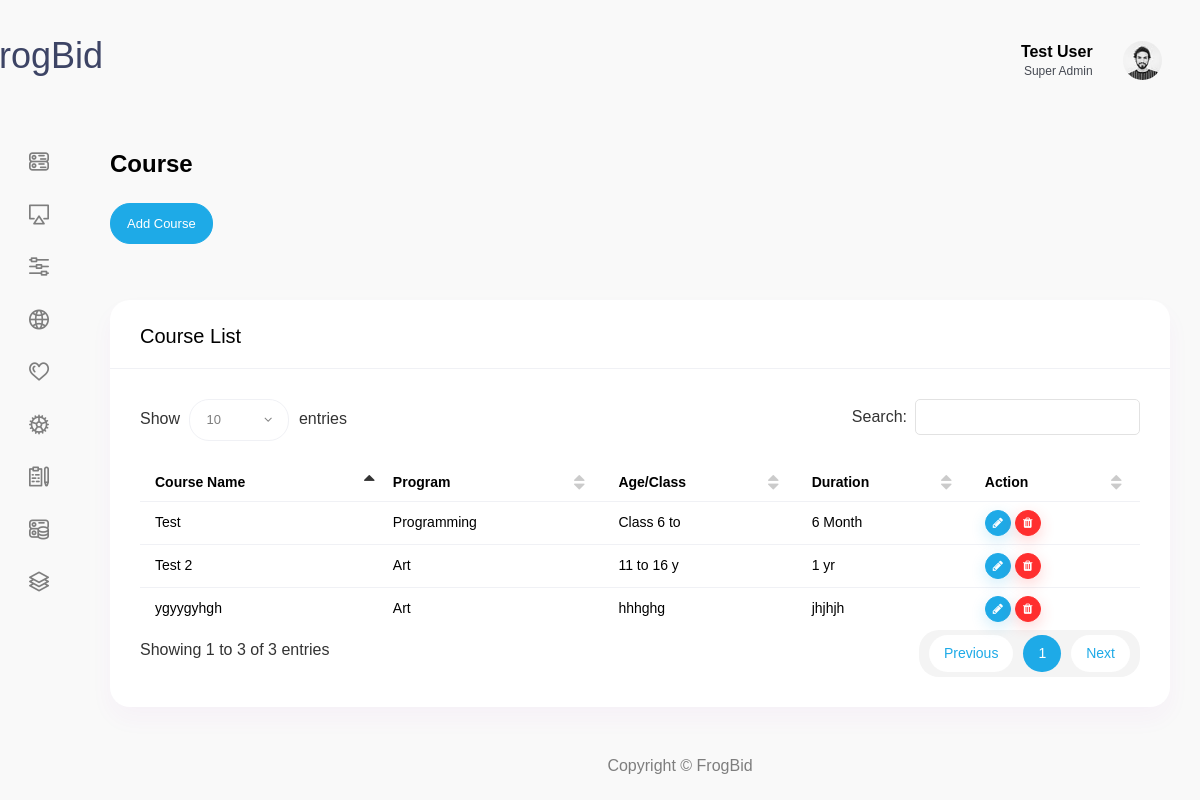
/course.php (signed in), run on the app's committed database.
### tables this page shows
CREATE TABLE `employee` (
  `e_id` int(11) NOT NULL,
  `full_name` varchar(500) NOT NULL,
  `department` varchar(500) NOT NULL,
  `join_date` date NOT NULL,
  `nid_no` varchar(20) NOT NULL,
  `contact_no` varchar(200) NOT NULL,
  `email` varchar(200) NOT NULL,
  `password` varchar(500) NOT NULL,
  `position` varchar(200) NOT NULL,
  `leave_date` date NOT NULL,
  `role` int(10) NOT NULL DEFAULT 0,
  `status` int(11) NOT NULL DEFAULT 0,
  `inserted_at` datetime NOT NULL,
  `updated_at` datetime NOT NULL
);

CREATE TABLE `course` (
  `course_id` int(11) NOT NULL,
  `program` varchar(500) NOT NULL,
  `age` varchar(500) NOT NULL,
  `course_name` varchar(500) NOT NULL,
  `duration` varchar(500) NOT NULL,
  `inserted_at` datetime NOT NULL,
  `updated_at` datetime NOT NULL
);

### config/dbConfig.php (called while the page is built, shortened)
<?php
class DBController {
    private $host = "localhost";
    private $user = "root";
    private $password = "";
    private $database = "frogbid_academy";
    private $conn;
    function __construct() {
        $this->conn = $this->connectDB();
    }
    function connectDB() {
        $conn = mysqli_connect($this->host,$this->user,$this->password,$this->database);
        return $conn;
    }
    function runQuery($query) {
        $result = mysqli_query($this->conn,$query);
        while($row=mysqli_fetch_assoc($result)) {
            $resultset[] = $row;
        }
        if(!empty($resultset))
            return $resultset;
    }
    function numRows($query) {
        $result  = mysqli_query($this->conn,$query);
        $rowcount = mysqli_num_rows($result);
        return $rowcount;
    }
}

### course.php (the view, shortened to what this page needs)
<?php
require_once('config/dbConfig.php');
$db_handle = new DBController();
?>
<!DOCTYPE html>
<html lang="en">
<head>
    <?php require_once('include/css.php'); ?>
</head>
<body>
<div id="main-wrapper">
    <div class="nav-header">
        <a href="index.html" class="brand-logo">
            <h1>FrogBid</h1>
        </a>
    </div>
    <?php require_once('include/header.php'); ?>
    <?php require_once('include/sidebar.php'); ?>
    <div class="content-body">
        <div class="container-fluid">
            <div class="form-head mb-4">
                <h2 class="text-black font-w600 mb-0">Course</h2>
            </div>
            <div class="bootstrap-modal">
                <button type="button" class="btn btn-primary mb-2" data-toggle="modal" data-target="#add_course">Add Course</button>
        </div>
            <div class="row mt-5">
                <div class="col-12">
                    <div class="card">
                        <div class="card-header">
                            <h4 class="card-title">Course List</h4>
                        </div>
                        <div class="card-body">
                            <div class="table-responsive">
                                <table id="example3" class="display min-w850">
                                    <thead>
                                    <tr>
                                        <th>Course Name</th>
                                        <th>Program</th>
                                        <th>Age/Class</th>
                                        <th>Duration</th>
                                        <th>Action</th>
                                    </tr>
                                    </thead>
                                    <tbody>
                                    <?php
                                    $fetch_course = $db_handle->runQuery("SELECT * FROM course order by course_id desc");
                                    $fetch_course_no = $db_handle->numRows("SELECT * FROM course order by course_id desc");
                                    for ($i=0; $i<$fetch_course_no;$i++){
                                        ?>
                                        <tr>
                                            <td><?php echo $fetch_course[$i]['course_name'];?></td>
                                            <td><?php echo $fetch_course[$i]['program'];?></td>
                                            <td><?php echo $fetch_course[$i]['age'];?></td>
                                            <td><?php echo $fetch_course[$i]['duration'];?></td>
                                            <td>
                                                <div class="d-flex">
                                                    <a href="#" class="btn btn-primary shadow btn-xs sharp mr-1"><i class="fa fa-pencil"></i></a>
                                                    <a href="#" class="btn btn-danger shadow btn-xs sharp"><i class="fa fa-trash"></i></a>
                                                </div>
                                            </td>
                                        </tr>
                                        <?php
                                    }
                                    ?>
                                    </tbody>
                                </table>
                            </div>
                        </div>
                    </div>
                </div>
            </div>
    </div>
    <?php require_once('include/footer.php'); ?>
</div>
</body>
</html>

### include/css.php (shortened to what this page needs)
<link href="vendor/datatables/css/jquery.dataTables.min.css" rel="stylesheet">
<link href="vendor/jqvmap/css/jqvmap.min.css" rel="stylesheet">
<link rel="stylesheet" href="vendor/chartist/css/chartist.min.css">
<link rel="stylesheet" href="vendor/toastr/css/toastr.min.css">
<link href="vendor/jqvmap/css/jqvmap.min.css" rel="stylesheet">
<link href="vendor/bootstrap-select/dist/css/bootstrap-select.min.css" rel="stylesheet">
<link href="css/style.css" rel="stylesheet">
<link href="vendor/owl-carousel/owl.carousel.css" rel="stylesheet">

### include/header.php (shortened to what this page needs)
<div class="header">
    <div class="header-content">
        <nav class="navbar navbar-expand">
            <div class="collapse navbar-collapse justify-content-between">
                <ul class="navbar-nav header-right">
                    <li class="nav-item dropdown header-profile">
                        <a class="nav-link" href="javascript:void(0)" role="button" data-toggle="dropdown">
                            <div class="header-info">
                                <?php
                                $fetch_user = $db_handle->runQuery("select * from employee where e_id = {$_SESSION['user']}")
                                ?>
                                <span class="text-black"><strong><?php echo $fetch_user[0]['full_name'];?></strong></span>
                                <p class="fs-12 mb-0">Super Admin</p>
                            </div>
                            <img src="images/profile/17.jpg" width="20" alt=""/>
                        </a>
                    </li>
                </ul>
            </div>
        </nav>
    </div>
</div>

### include/sidebar.php (shortened to what this page needs)
<div class="deznav">
    <div class="deznav-scroll">
        <ul class="metismenu" id="menu">
            <li><a class="ai-icon" href="Home" aria-expanded="false">
                    <i class="flaticon-381-networking"></i>
                </a>
            </li>
            <li><a class="ai-icon" href="Employee" aria-expanded="false">
                    <i class="flaticon-381-television"></i>
                </a>
            </li>
            <li><a class="ai-icon" href="Course" aria-expanded="false">
                    <i class="flaticon-381-controls-3"></i>
                </a>
            </li>
            <li><a class="has-arrow ai-icon" href="javascript:void()" aria-expanded="false">
                    <i class="flaticon-381-internet"></i>
                </a>
            </li>
            <li><a class="has-arrow ai-icon" href="javascript:void()" aria-expanded="false">
                    <i class="flaticon-381-heart"></i>
                </a>
            </li>
            <li><a href="widget-basic.html" class="ai-icon" aria-expanded="false">
                    <i class="flaticon-381-settings-2"></i>
                </a>
            </li>
            <li><a class="has-arrow ai-icon" href="javascript:void()" aria-expanded="false">
                    <i class="flaticon-381-notepad"></i>
                </a>
            </li>
            <li><a class="has-arrow ai-icon" href="javascript:void()" aria-expanded="false">
                    <i class="flaticon-381-network"></i>
                </a>
            </li>
            <li><a class="has-arrow ai-icon" href="javascript:void()" aria-expanded="false">
                    <i class="flaticon-381-layer-1"></i>
                </a>
            </li>
        </ul>
    </div>
</div>

### include/footer.php
<div class="footer">
    <div class="copyright">
        <p>Copyright © FrogBid</p>
    </div>
</div>

### data on the page
employee: full_name "Test User"
course: course_name "ygyygyhgh", program "Art", age "hhhghg", duration "jhjhjh"
course: course_name "Test 2", program "Art", age "11 to 16 y", duration "1 yr"
course: course_name "Test", program "Programming", age "Class 6 to", duration "6 Month"
